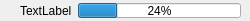
<?xml version="1.0" encoding="UTF-8"?>
<ui version="4.0">
 <class>Prozessitem</class>
 <widget class="QWidget" name="Prozessitem">
  <property name="geometry">
   <rect>
    <x>0</x>
    <y>0</y>
    <width>250</width>
    <height>21</height>
   </rect>
  </property>
  <property name="windowTitle">
   <string>Form</string>
  </property>
  <layout class="QHBoxLayout" name="horizontalLayout">
   <property name="leftMargin">
    <number>20</number>
   </property>
   <property name="topMargin">
    <number>3</number>
   </property>
   <property name="rightMargin">
    <number>9</number>
   </property>
   <property name="bottomMargin">
    <number>3</number>
   </property>
   <item>
    <widget class="QLabel" name="label">
     <property name="text">
      <string>TextLabel</string>
     </property>
    </widget>
   </item>
   <item>
    <widget class="QProgressBar" name="progressBar">
     <property name="enabled">
      <bool>true</bool>
     </property>
     <property name="sizePolicy">
      <sizepolicy hsizetype="Expanding" vsizetype="Fixed">
       <horstretch>0</horstretch>
       <verstretch>0</verstretch>
      </sizepolicy>
     </property>
     <property name="minimumSize">
      <size>
       <width>0</width>
       <height>0</height>
      </size>
     </property>
     <property name="maximumSize">
      <size>
       <width>16777215</width>
       <height>15</height>
      </size>
     </property>
     <property name="value">
      <number>24</number>
     </property>
    </widget>
   </item>
  </layout>
 </widget>
 <resources/>
 <connections/>
</ui>
